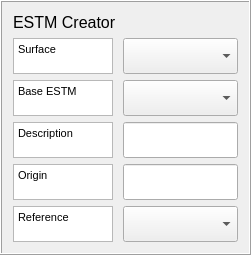
    <widget class="QFrame" name="frame1">
     <property name="maximumSize">
      <size>
       <width>500</width>
       <height>16777215</height>
      </size>
     </property>
     <property name="frameShape">
      <enum>QFrame::Box</enum>
     </property>
     <property name="frameShadow">
      <enum>QFrame::Raised</enum>
     </property>
     <layout class="QGridLayout" name="gridLayout_3">
      <item row="0" column="0">
       <widget class="QLabel" name="label_46">
        <property name="text">
         <string>&lt;!DOCTYPE HTML PUBLIC &quot;-//W3C//DTD HTML 4.0//EN&quot; &quot;http://www.w3.org/TR/REC-html40/strict.dtd&quot;&gt;
&lt;html&gt;&lt;head&gt;&lt;meta name=&quot;qrichtext&quot; content=&quot;1&quot; /&gt;&lt;style type=&quot;text/css&quot;&gt;
p, li { white-space: pre-wrap; }
&lt;/style&gt;&lt;/head&gt;&lt;body style=&quot; font-family:'MS Shell Dlg 2'; font-size:8pt; font-weight:400; font-style:normal;&quot;&gt;
&lt;p style=&quot; margin-top:0px; margin-bottom:0px; margin-left:0px; margin-right:0px; -qt-block-indent:0; text-indent:0px;&quot;&gt;&lt;span style=&quot; font-size:12pt;&quot;&gt;ESTM Creator&lt;/span&gt;&lt;/p&gt;&lt;/body&gt;&lt;/html&gt;</string>
        </property>
       </widget>
      </item>
      <item row="1" column="0">
       <widget class="QTextBrowser" name="textBrowser_Surface">
        <property name="sizePolicy">
         <sizepolicy hsizetype="Expanding" vsizetype="Preferred">
          <horstretch>0</horstretch>
          <verstretch>0</verstretch>
         </sizepolicy>
        </property>
        <property name="maximumSize">
         <size>
          <width>100</width>
          <height>36</height>
         </size>
        </property>
        <property name="html">
         <string>&lt;!DOCTYPE HTML PUBLIC &quot;-//W3C//DTD HTML 4.0//EN&quot; &quot;http://www.w3.org/TR/REC-html40/strict.dtd&quot;&gt;
&lt;html&gt;&lt;head&gt;&lt;meta name=&quot;qrichtext&quot; content=&quot;1&quot; /&gt;&lt;style type=&quot;text/css&quot;&gt;
p, li { white-space: pre-wrap; }
&lt;/style&gt;&lt;/head&gt;&lt;body style=&quot; font-family:'MS Shell Dlg 2'; font-size:8pt; font-weight:400; font-style:normal;&quot;&gt;
&lt;p style=&quot; margin-top:0px; margin-bottom:0px; margin-left:0px; margin-right:0px; -qt-block-indent:0; text-indent:0px;&quot;&gt;Surface&lt;/p&gt;&lt;/body&gt;&lt;/html&gt;</string>
        </property>
       </widget>
      </item>
      <item row="1" column="1">
       <widget class="QComboBox" name="comboBoxSurface">
        <property name="enabled">
         <bool>true</bool>
        </property>
        <property name="sizePolicy">
         <sizepolicy hsizetype="Expanding" vsizetype="Preferred">
          <horstretch>0</horstretch>
          <verstretch>0</verstretch>
         </sizepolicy>
        </property>
        <property name="maximumSize">
         <size>
          <width>16777215</width>
          <height>36</height>
         </size>
        </property>
        <property name="currentIndex">
         <number>0</number>
        </property>
        <item>
         <property name="text">
          <string/>
         </property>
        </item>
        <item>
         <property name="text">
          <string>Paved</string>
         </property>
        </item>
        <item>
         <property name="text">
          <string>Building</string>
         </property>
        </item>
        <item>
         <property name="text">
          <string>Evergreen Tree</string>
         </property>
        </item>
        <item>
         <property name="text">
          <string>Decidous Tree</string>
         </property>
        </item>
        <item>
         <property name="text">
          <string>Grass</string>
         </property>
        </item>
        <item>
         <property name="text">
          <string>Bare Soil</string>
         </property>
        </item>
        <item>
         <property name="text">
          <string>Grass</string>
         </property>
        </item>
        <item>
         <property name="text">
          <string>Water</string>
         </property>
        </item>
       </widget>
      </item>
      <item row="2" column="0">
       <widget class="QTextBrowser" name="textBrowserBaseESTM">
        <property name="sizePolicy">
         <sizepolicy hsizetype="Expanding" vsizetype="Preferred">
          <horstretch>0</horstretch>
          <verstretch>0</verstretch>
         </sizepolicy>
        </property>
        <property name="maximumSize">
         <size>
          <width>100</width>
          <height>36</height>
         </size>
        </property>
        <property name="html">
         <string>&lt;!DOCTYPE HTML PUBLIC &quot;-//W3C//DTD HTML 4.0//EN&quot; &quot;http://www.w3.org/TR/REC-html40/strict.dtd&quot;&gt;
&lt;html&gt;&lt;head&gt;&lt;meta name=&quot;qrichtext&quot; content=&quot;1&quot; /&gt;&lt;style type=&quot;text/css&quot;&gt;
p, li { white-space: pre-wrap; }
&lt;/style&gt;&lt;/head&gt;&lt;body style=&quot; font-family:'MS Shell Dlg 2'; font-size:8pt; font-weight:400; font-style:normal;&quot;&gt;
&lt;p style=&quot; margin-top:0px; margin-bottom:0px; margin-left:0px; margin-right:0px; -qt-block-indent:0; text-indent:0px;&quot;&gt;Base ESTM&lt;/p&gt;&lt;/body&gt;&lt;/html&gt;</string>
        </property>
       </widget>
      </item>
      <item row="2" column="1">
       <widget class="QComboBox" name="comboBoxBaseESTM">
        <property name="enabled">
         <bool>true</bool>
        </property>
        <property name="sizePolicy">
         <sizepolicy hsizetype="Expanding" vsizetype="Preferred">
          <horstretch>0</horstretch>
          <verstretch>0</verstretch>
         </sizepolicy>
        </property>
        <property name="maximumSize">
         <size>
          <width>16777215</width>
          <height>36</height>
         </size>
        </property>
        <property name="currentIndex">
         <number>-1</number>
        </property>
       </widget>
      </item>
      <item row="3" column="0">
       <widget class="QTextBrowser" name="textBrowserDesc">
        <property name="sizePolicy">
         <sizepolicy hsizetype="Expanding" vsizetype="Preferred">
          <horstretch>0</horstretch>
          <verstretch>0</verstretch>
         </sizepolicy>
        </property>
        <property name="maximumSize">
         <size>
          <width>100</width>
          <height>36</height>
         </size>
        </property>
        <property name="html">
         <string>&lt;!DOCTYPE HTML PUBLIC &quot;-//W3C//DTD HTML 4.0//EN&quot; &quot;http://www.w3.org/TR/REC-html40/strict.dtd&quot;&gt;
&lt;html&gt;&lt;head&gt;&lt;meta name=&quot;qrichtext&quot; content=&quot;1&quot; /&gt;&lt;style type=&quot;text/css&quot;&gt;
p, li { white-space: pre-wrap; }
&lt;/style&gt;&lt;/head&gt;&lt;body style=&quot; font-family:'MS Shell Dlg 2'; font-size:8pt; font-weight:400; font-style:normal;&quot;&gt;
&lt;p style=&quot; margin-top:0px; margin-bottom:0px; margin-left:0px; margin-right:0px; -qt-block-indent:0; text-indent:0px;&quot;&gt;Description&lt;/p&gt;&lt;/body&gt;&lt;/html&gt;</string>
        </property>
       </widget>
      </item>
      <item row="3" column="1">
       <widget class="QgsFilterLineEdit" name="textEditDesc">
        <property name="sizePolicy">
         <sizepolicy hsizetype="Expanding" vsizetype="Preferred">
          <horstretch>0</horstretch>
          <verstretch>0</verstretch>
         </sizepolicy>
        </property>
        <property name="maximumSize">
         <size>
          <width>16777215</width>
          <height>36</height>
         </size>
        </property>
        <property name="inputMethodHints">
         <set>Qt::ImhNone</set>
        </property>
        <property name="qgisRelation" stdset="0">
         <string notr="true"/>
        </property>
       </widget>
      </item>
      <item row="4" column="0">
       <widget class="QTextBrowser" name="textBrowserOrig">
        <property name="sizePolicy">
         <sizepolicy hsizetype="Expanding" vsizetype="Preferred">
          <horstretch>0</horstretch>
          <verstretch>0</verstretch>
         </sizepolicy>
        </property>
        <property name="maximumSize">
         <size>
          <width>100</width>
          <height>36</height>
         </size>
        </property>
        <property name="html">
         <string>&lt;!DOCTYPE HTML PUBLIC &quot;-//W3C//DTD HTML 4.0//EN&quot; &quot;http://www.w3.org/TR/REC-html40/strict.dtd&quot;&gt;
&lt;html&gt;&lt;head&gt;&lt;meta name=&quot;qrichtext&quot; content=&quot;1&quot; /&gt;&lt;style type=&quot;text/css&quot;&gt;
p, li { white-space: pre-wrap; }
&lt;/style&gt;&lt;/head&gt;&lt;body style=&quot; font-family:'MS Shell Dlg 2'; font-size:8pt; font-weight:400; font-style:normal;&quot;&gt;
&lt;p style=&quot; margin-top:0px; margin-bottom:0px; margin-left:0px; margin-right:0px; -qt-block-indent:0; text-indent:0px;&quot;&gt;Origin&lt;/p&gt;&lt;/body&gt;&lt;/html&gt;</string>
        </property>
       </widget>
      </item>
      <item row="4" column="1">
       <widget class="QgsFilterLineEdit" name="textEditOrig">
        <property name="sizePolicy">
         <sizepolicy hsizetype="Expanding" vsizetype="Preferred">
          <horstretch>0</horstretch>
          <verstretch>0</verstretch>
         </sizepolicy>
        </property>
        <property name="maximumSize">
         <size>
          <width>16777215</width>
          <height>36</height>
         </size>
        </property>
        <property name="qgisRelation" stdset="0">
         <string notr="true"/>
        </property>
       </widget>
      </item>
      <item row="5" column="0">
       <widget class="QTextBrowser" name="textBrowserOrig_2">
        <property name="sizePolicy">
         <sizepolicy hsizetype="Expanding" vsizetype="Preferred">
          <horstretch>0</horstretch>
          <verstretch>0</verstretch>
         </sizepolicy>
        </property>
        <property name="maximumSize">
         <size>
          <width>100</width>
          <height>36</height>
         </size>
        </property>
        <property name="html">
         <string>&lt;!DOCTYPE HTML PUBLIC &quot;-//W3C//DTD HTML 4.0//EN&quot; &quot;http://www.w3.org/TR/REC-html40/strict.dtd&quot;&gt;
&lt;html&gt;&lt;head&gt;&lt;meta name=&quot;qrichtext&quot; content=&quot;1&quot; /&gt;&lt;style type=&quot;text/css&quot;&gt;
p, li { white-space: pre-wrap; }
&lt;/style&gt;&lt;/head&gt;&lt;body style=&quot; font-family:'MS Shell Dlg 2'; font-size:8pt; font-weight:400; font-style:normal;&quot;&gt;
&lt;p style=&quot; margin-top:0px; margin-bottom:0px; margin-left:0px; margin-right:0px; -qt-block-indent:0; text-indent:0px;&quot;&gt;Reference&lt;/p&gt;&lt;/body&gt;&lt;/html&gt;</string>
        </property>
       </widget>
      </item>
      <item row="5" column="1">
       <widget class="QComboBox" name="comboBoxRef">
        <property name="sizePolicy">
         <sizepolicy hsizetype="Preferred" vsizetype="Preferred">
          <horstretch>0</horstretch>
          <verstretch>0</verstretch>
         </sizepolicy>
        </property>
        <property name="minimumSize">
         <size>
          <width>0</width>
          <height>36</height>
         </size>
        </property>
        <property name="maximumSize">
         <size>
          <width>500</width>
          <height>36</height>
         </size>
        </property>
        <item>
         <property name="text">
          <string/>
         </property>
        </item>
       </widget>
      </item>
     </layout>
    </widget>
